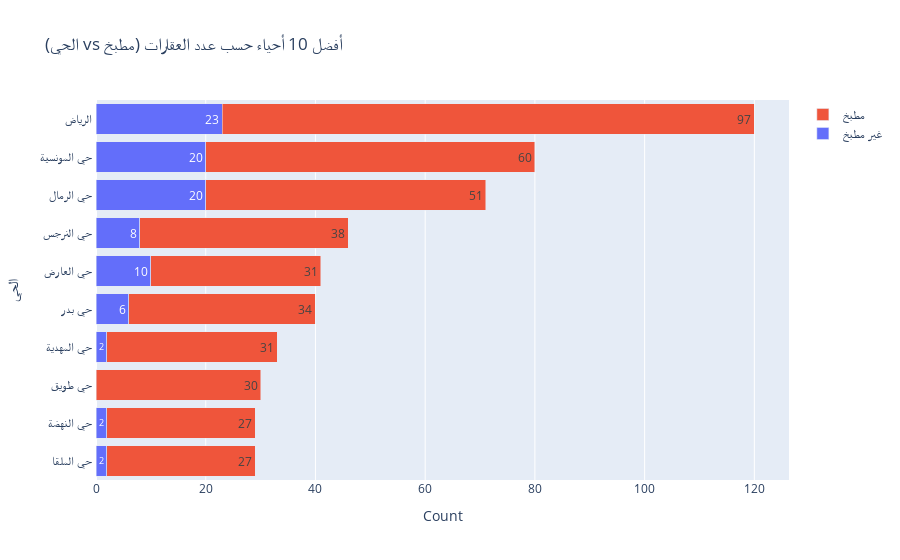

Source (notebook cell):
### Code cell
# Convert 'مطبخ' to string for proper labeling
villas['مطبخ'] = villas['مطبخ'].astype(str)

# Count the number of properties per حي and مطبخ
counts = villas.groupby(['الحي', 'مطبخ']).size().unstack(fill_value=0)

# Compute the total count and sort by it
counts['Total'] = counts.sum(axis=1)
counts = counts.nlargest(10, 'Total').sort_values(by='Total', ascending=True)
counts = counts.drop(columns='Total')

# Create traces for each value of 'مطبخ'
trace_0 = go.Bar(
    y=counts.index,
    x=counts['0'],
    name=f'غير {"مطبخ"}',
    text=counts['0'],
    textposition='inside',
    orientation='h'
)

trace_1 = go.Bar(
    y=counts.index,
    x=counts['1'],
    name=f'{"مطبخ"}',
    text=counts['1'],
    textposition='inside',
    orientation='h'
)

# Create the figure
fig = go.Figure(data=[trace_0, trace_1])

# Update the layout
fig.update_layout(
    barmode='stack',
    title=f'(الحي vs {"مطبخ"}) أفضل 10 أحياء حسب عدد العقارات',
    yaxis=dict(title='الحي'),
    xaxis=dict(title='Count'),
    hoverlabel=dict(bgcolor="white", font_size=16, font_family="Rockwell")
)

# Show the figure
fig.show()

### Figure 1 — Plotly figure (JSON) as saved in the notebook; plotly's stock layout.template omitted (floating-point values rounded to 4 significant figures)
{"data": [{"name": "غير مطبخ", "orientation": "h", "text": [2, 2, 0, 2, 6, 10, 8, 20, 20, 23], "textposition": "inside", "type": "bar", "x": [2, 2, 0, 2, 6, 10, 8, 20, 20, 23], "y": [" حي الملقا ", " حي النهضة ", " حي طويق ", " حي المهدية ", " حي بدر ", " حي العارض ", " حي النرجس ", " حي الرمال ", " حي المونسية ", " الرياض "]}, {"name": "مطبخ", "orientation": "h", "text": [27, 27, 30, 31, 34, 31, 38, 51, 60, 97], "textposition": "inside", "type": "bar", "x": [27, 27, 30, 31, 34, 31, 38, 51, 60, 97], "y": [" حي الملقا ", " حي النهضة ", " حي طويق ", " حي المهدية ", " حي بدر ", " حي العارض ", " حي النرجس ", " حي الرمال ", " حي المونسية ", " الرياض "]}], "layout": {"barmode": "stack", "hoverlabel": {"bgcolor": "white", "font": {"family": "Rockwell", "size": 16}}, "title": {"text": "(الحي vs مطبخ) أفضل 10 أحياء حسب عدد العقارات"}, "xaxis": {"title": {"text": "Count"}}, "yaxis": {"title": {"text": "الحي"}}}}
